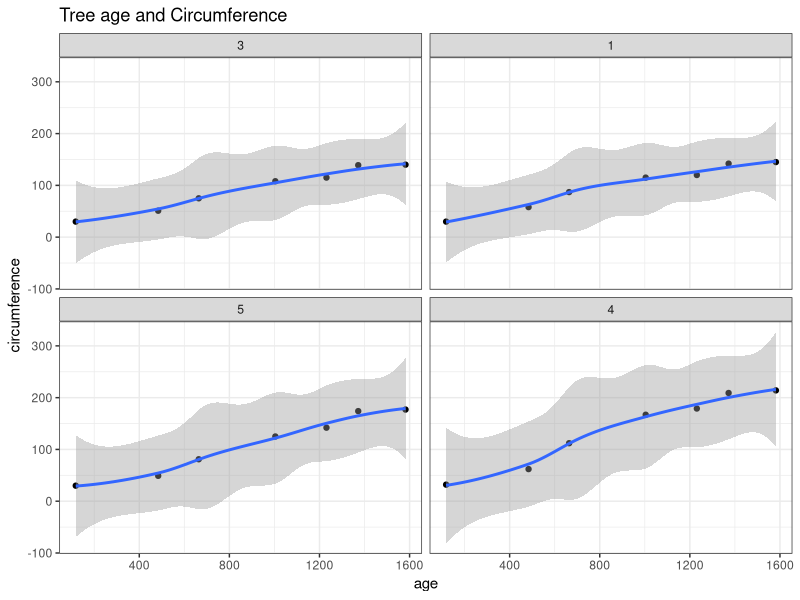
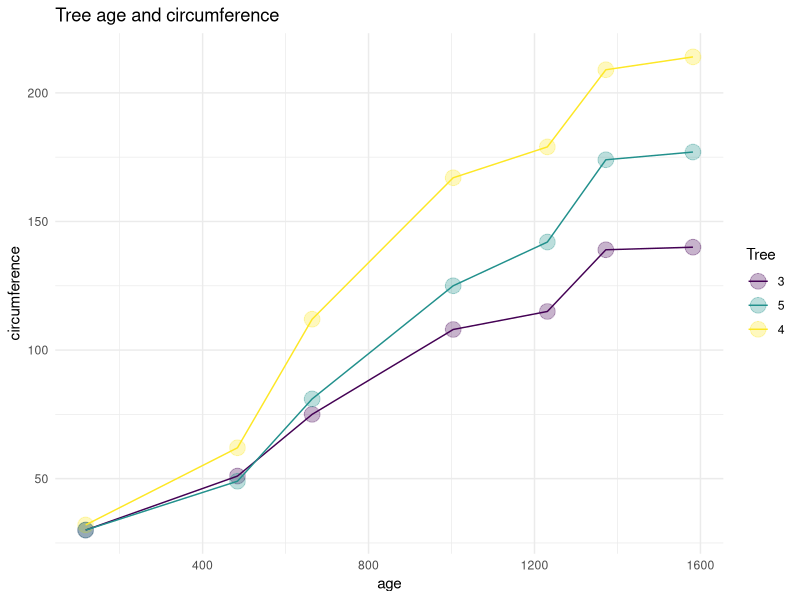

The R source for these figures, in order:
## ---- chunk 1

#Two numeric variables and one categorical variable : the tree in this example is a categorical variable __line graphs__  this sign Tree != "2" means Tree doesn' equal to 2
library(tidyverse)
data()
View(Orange)
names(Orange)
Orange %>% 
  filter(Tree != "2") %>% 
  ggplot(aes(age, circumference))+
  geom_point()+
  geom_smooth()+
  facet_wrap(~Tree)+
  theme_bw()+
  labs(title = "Tree age and Circumference")

#exercice 2 #this this time instead of using facets i've included the idea of color is equals Tree as one of the aesthetics
Orange %>% 
  filter(Tree!= "1" & Tree != "2") %>% 
  ggplot(aes(age, circumference, color = Tree))+
  geom_point(size = 5, alpha = 0.3)+
  geom_line(Size = 1)+
  theme_minimal()+
  labs(title = "Tree age and circumference")

